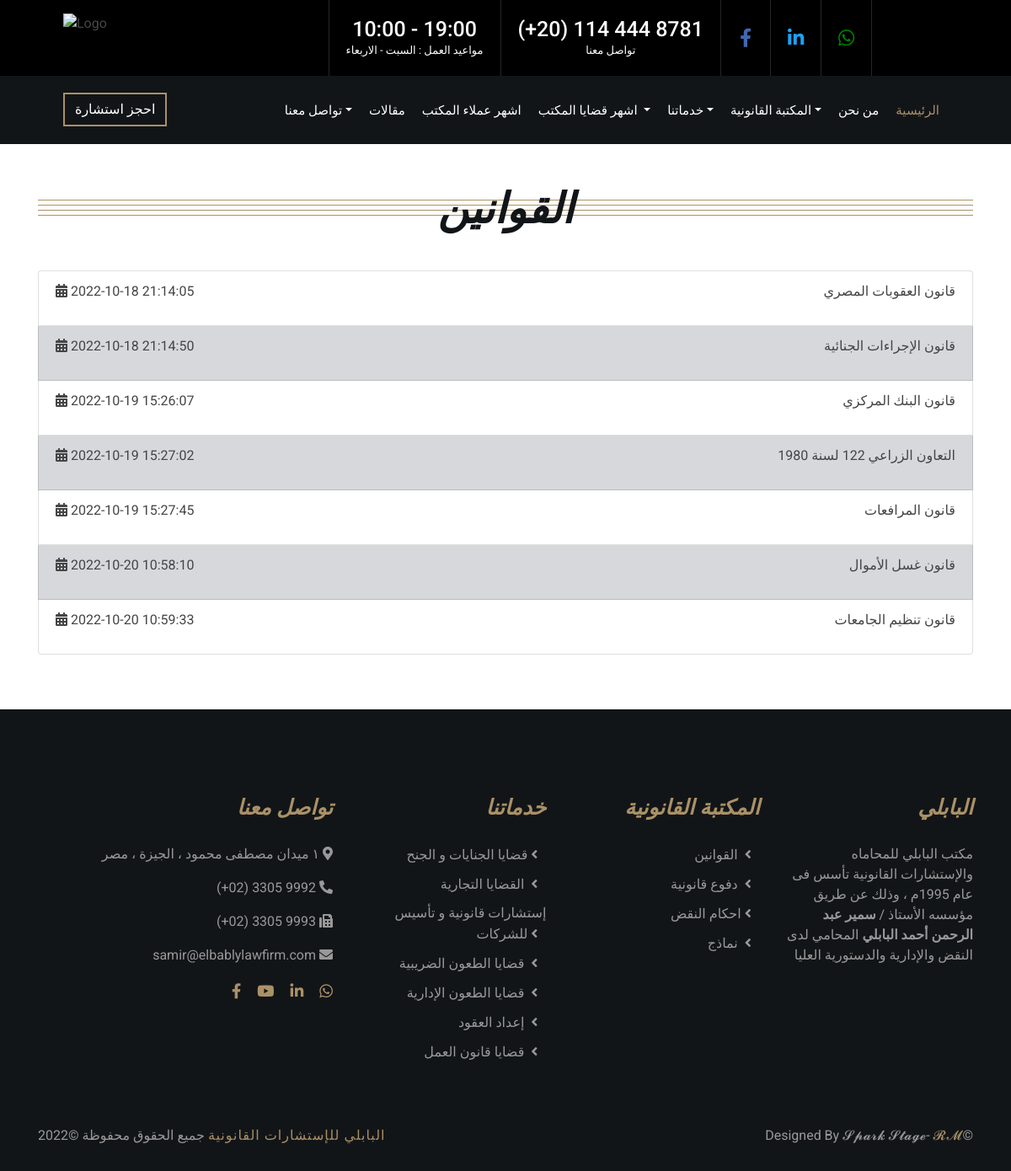
The app's page /laws.php with its own data.
### tables this page shows
CREATE TABLE `library` (
  `ID` int(11) NOT NULL,
  `file_name` varchar(255) NOT NULL,
  `file_path` varchar(255) NOT NULL,
  `law_cat` int(11) NOT NULL,
  `date` timestamp NOT NULL DEFAULT current_timestamp() ON UPDATE current_timestamp(),
  `status` int(11) NOT NULL DEFAULT 1
);

### Admin/Model/Library.php (called while the page is built, shortened)
<?php
class Library implements iLibrary {
    private $filename;
    private $filepath;
    private $date;
    private $cat;
	function getFiles($state, $size) {
        $db = Database::getInstance();
        $conn = $db->getConnection();
        $sql = "select * from library join state on library.status = state.id join law_cat on law_cat.id = library.law_cat ";
        $res = $conn->query($sql);
        $filesDataSet = $conn->query($sql) or die($conn->error());
		$i = 0;
        $Result = array();
        while ($row = mysqli_fetch_array($filesDataSet)) {
            $lib = new Library();
            $lib->setId($row["ID"]);
            $lib->setFilename($row["file_name"]);
            $lib->setCat($row["law_cat"]);
            $lib->setCatName($row["Name"]);
            $lib->setFilepath($row["file_path"]);
            $lib->setDate($row["date"]);
            $lib->setStatus($row["status"]);
            $lib->setStateName($row["StateName"]);
            $Result[$i] = $lib;
            $i++;
        }
        return $Result;
	}
	function setId($id): self {
		return $this;
	}
	function getFilename() {
		return $this->filename;
	}
	function setFilename($filename): self {
		$this->filename = $filename;
		return $this;
	}
	function getFilepath() {
		return $this->filepath;
	}
	function setFilepath($filepath): self {
		$this->filepath = $filepath;
		return $this;
	}
	function setStatus($status): self {
		return $this;
	}
	function setStateName($stateName): self {
		return $this;
	}
	function getDate() {
		return $this->date;
	}
	function setDate($date): self {
		$this->date = $date;
		return $this;
	}
	function getCat() {
		return $this->cat;
	}
	function setCat($cat): self {
		$this->cat = $cat;
		return $this;
	}
	function setCatName($catName): self {
		return $this;
	}
}

### Admin/View/LibraryView.php (the view, shortened to what this page needs)
<?php
class LibraryView
{
    public function Show_AllFiles($status, $size, $type)
    {
        $libObj = new Library();
        $Result = $libObj->getFiles($status, $size);
        $rowCt=0;
        for ($i = 0; $i < count($Result); $i++) {
            if ($type == $Result[$i]->getCat()) {
                if ($rowCt % 2 == 0) {
                    echo ('
                <li class="list-group-item">
                    <a href="' . $Result[$i]->getFilepath() . '">
                        <div class="row" >
                            <div class="col-3"> <p> <i class="fa fa-calendar-alt"></i>     ' . $Result[$i]->getDate() . '</p>                            </div>
                            <div class="col-9" style="text-align: right;"> ' . $Result[$i]->getFilename() . '  </div>
                        </div>
                    </a>
                </li>');
                } else {
                    echo ('
                    <li class="list-group-item list-group-item-secondary">
                        <a href="' . $Result[$i]->getFilepath() . '">
                            <div class="row" >
                                <div class="col-3"> <p> <i class="fa fa-calendar-alt"></i>     ' . $Result[$i]->getDate() . '</p>                            </div>
                                <div class="col-9" style="text-align: right;"> ' . $Result[$i]->getFilename() . '  </div>
                            </div>
                        </a>
                    </li>');
                }
            $rowCt+=1;
            }
        }
    }
}

### css/style.css (style rules this page uses)
body { color: #666666; background: #ffffff; font-family: 'Roboto', sans-serif; font-weight: 400; }
h1, h2, h3, h4, h5, h6 { font-family: 'EB Garamond', serif; font-weight: 600; font-style: italic; color: #121518; }
a { color: #454545; transition: .3s; }
.top-bar { position: relative; height: 90px; background: #000000; }
.top-bar .logo { padding: 15px 0; text-align: left; overflow: hidden; }
.top-bar .logo img { max-width: 100%; max-height: 80px; }
.top-bar .top-bar-right { display: flex; align-items: center; justify-content: flex-end; }
.top-bar .text { display: flex; align-items: center; justify-content: center; flex-direction: column; height: 90px; padding: 0 20px; text-align: center; border-left: 1px solid rgba(255, 255, 255, .15); }
.top-bar .text h2 { color: #ffffff; font-family: 'Roboto', sans-serif; font-weight: 500; font-style: normal; font-size: 25px; margin: 0; }
.top-bar .text p { color: #ffffff; font-size: 13px; margin: 0; }
.top-bar .social { display: flex; height: 90px; font-size: 0; justify-content: flex-end; }
.top-bar .social a { display: flex; align-items: center; justify-content: center; width: 60px; height: 100%; font-size: 22px; color: #ffffff; border-right: 1px solid rgba(255, 255, 255, .15); }
.top-bar .social a:first-child { border-left: 1px solid rgba(255, 255, 255, .15); }
@media (min-width: 992px) { .top-bar { padding: 0 60px; } }
.nav-bar { position: relative; padding: 20px 0; transition: .3s; }
.nav-bar .navbar { height: 100%; padding: 0; }
.navbar-dark .navbar-nav .nav-link, .navbar-dark .navbar-nav .nav-link:focus, .navbar-dark .navbar-nav .nav-link:hover, .navbar-dark .navbar-nav .nav-link.active { padding: 10px 10px 8px 10px; color: #ffffff; }
.navbar-dark .navbar-nav .nav-link:hover, .navbar-dark .navbar-nav .nav-link.active { color: #aa9166; transition: none; }
.nav-bar .btn { color: #ffffff; border: 2px solid #aa9166; border-radius: 0; }
@media (min-width: 992px) { .nav-bar { padding: 20px 60px; } }
@media (min-width: 992px) { .nav-bar, .nav-bar .navbar { background: #121518 !important; } }
@media (min-width: 992px) { .nav-bar a.nav-link { padding: 8px 15px; font-size: 15px; text-transform: uppercase; } }
.footer { position: relative; margin-top: 50px; padding-top: 100px; background: #121518; color: #ffffff; }
.footer .footer-about, .footer .footer-link, .footer .footer-contact { position: relative; margin-bottom: 45px; color: #999999; text-align:right; }
.footer .footer-about h2, .footer .footer-link h2, .footer .footer-contact h2 { position: relative; margin-bottom: 30px; font-size: 25px; font-weight: 600; color: #aa9166; }
.footer .footer-link a { display: block; margin-bottom: 10px; color: #999999; transition: .3s; }
.footer .footer-link a::after { position: relative; content: "\f104"; font-family: "Font Awesome 5 Free"; font-weight: 900; margin-right: 10px; }
.footer .footer-social { position: relative; margin-top: 20px; }
.footer .footer-social a { display: inline-block; }
.footer .footer-social a i { margin-right: 15px; font-size: 18px; color: #aa9166; }
.footer .footer-social a:last-child i { margin: 0; }
.footer .copyright { padding: 30px 15px; }
.footer .copyright p { margin: 0; color: #999999; }
.footer .copyright .col-md-6:last-child p { text-align: right; }
.footer .copyright p a { color: #aa9166; font-weight: 500; letter-spacing: 1px; }

### records on screen
library: date "2022-10-18 21:14:05", file_name "قانون العقوبات المصري"
library: date "2022-10-18 21:14:50", file_name "قانون الإجراءات الجنائية"
library: date "2022-10-19 15:26:07", file_name "قانون البنك المركزي"
library: date "2022-10-19 15:27:02", file_name "التعاون الزراعي 122 لسنة 1980"
library: date "2022-10-19 15:27:45", file_name "قانون المرافعات"
library: date "2022-10-20 10:58:10", file_name "قانون غسل الأموال"
library: date "2022-10-20 10:59:33", file_name "قانون تنظيم الجامعات"
